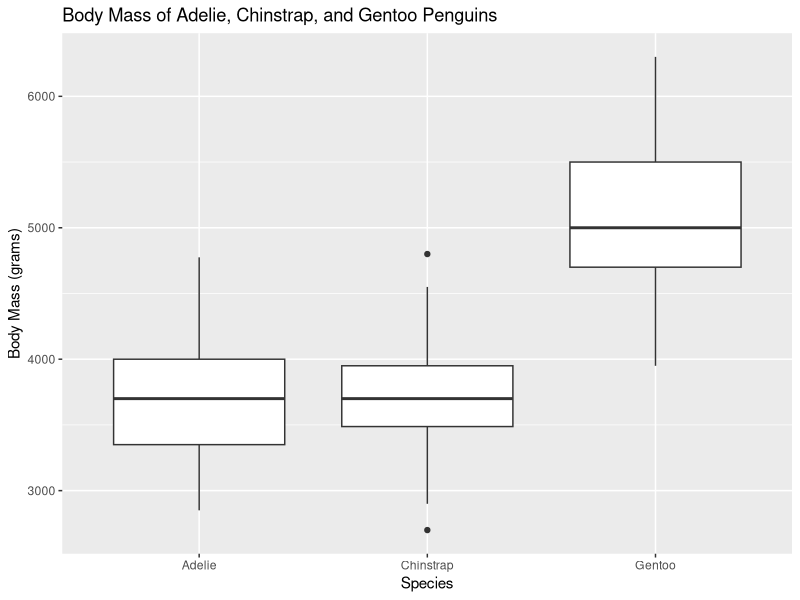
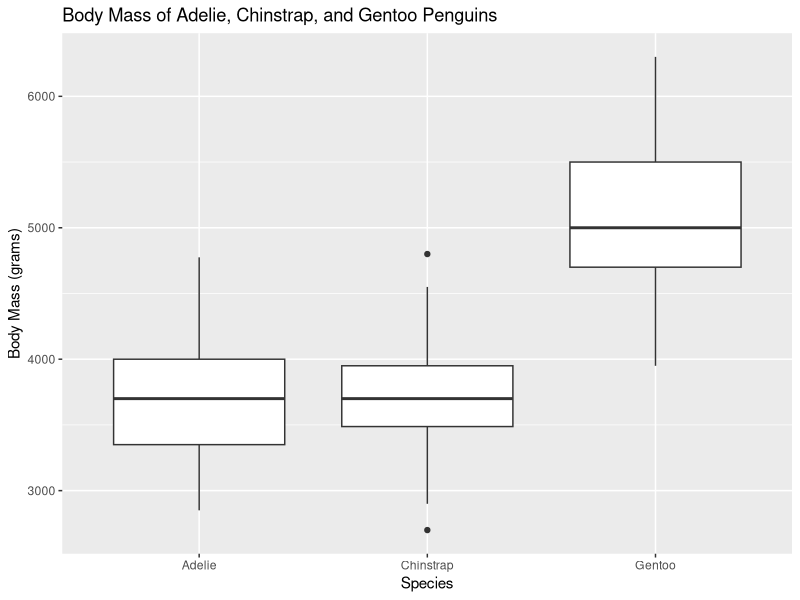
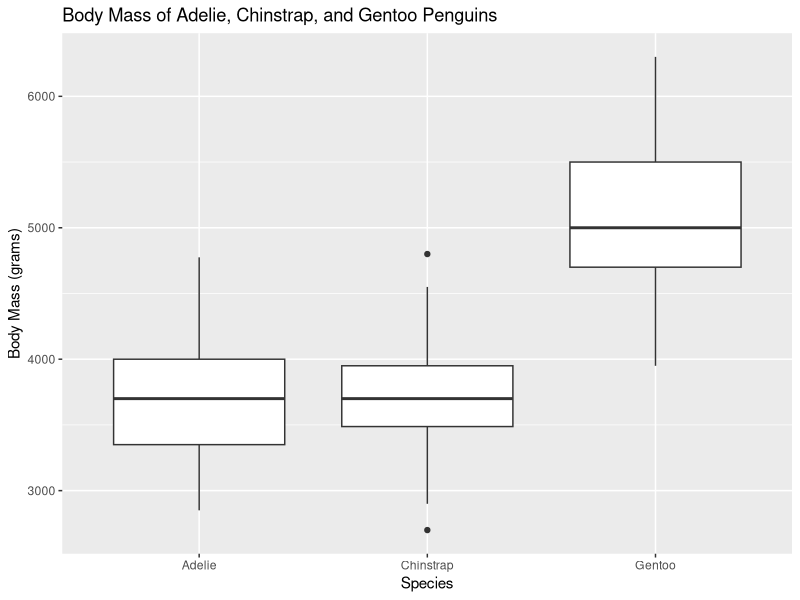

Write the R code that produced these figures, in order.
## ---- chunk 1
#load libaries
library(tidyverse)
library(here)
library(palmerpenguins)
library(kableExtra)

## ---- chunk 2
#| label: fig-penguin-mass
#| fig-cap: "Body Mass of Adelie, Chinstrap, and Gentoo Penguins"
#| echo: false

#create plot showing body mass of the three penguin species to add to quarto doc
ggplot(penguins,
       mapping = aes(x=species, y=body_mass_g)) +
  geom_boxplot() +
  labs(title = "Body Mass of Adelie, Chinstrap, and Gentoo Penguins", x="Species", y="Body Mass (grams)") 

#save plot to outputs folder
ggsave(here("Week_06", "Outputs", "HW_plot.png"))
## ---- chunk 3
#| label: tbl-adelie-body
#| tbl-cap: Mean body mass in grams of Adelie penguins from 2007 to 2009
#| echo: false

#create table showing mean body mass of Adelie penguins over the years
penguins |> 
  filter(species=="Adelie") |> 
  group_by(year, sex) |> 
  summarise(mean_body_mass=mean(body_mass_g)) |>
  kbl() #use kbl function here 

#save table to outputs folder 
ggsave(here("Week_06", "Outputs", "HW_table.png"))
